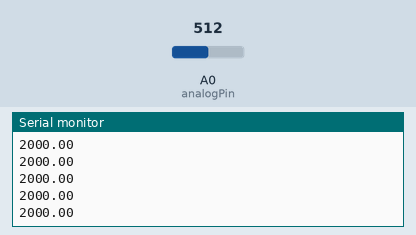
A sketch run on a simulated ESP8266 (NodeMCU). On the bench: the last lines printed to the serial monitor. The inputs (shaded band) are chosen by the test bench; at power-on: A0 (analogPin) = 512.

Above: at 1.2 s.
1.3 s: A0 (analogPin) set to 716
At 1.48 s:
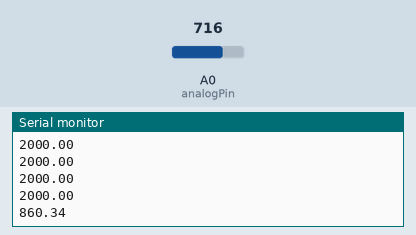
2.8 s: A0 (analogPin) set to 900
At 2.83 s:
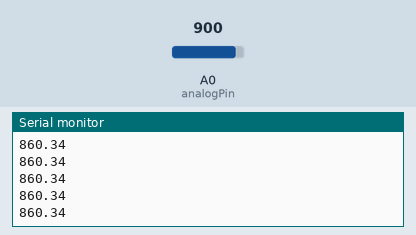
Timing chart, 0 to 5.8 s (numbered marks = the images above; inputs shaded):
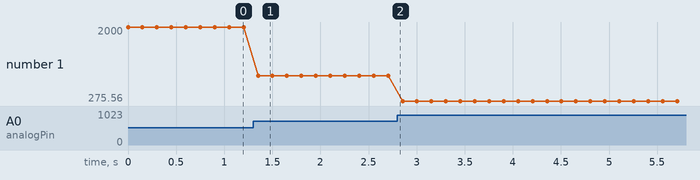

The sketch:

tester.ino
```cpp
int analogPin = A0;
int raw = 0;
float Vin = 3.28;
float Vout = 0;
float R1 = 2000;
float R2 = 0;
float RX = 100000;
float buffer = 0;
float down = 515;
//float up = 142;
float up = 107;
float cancel = 1379;
int infelicity = 20;


void setup(){
Serial.begin(9600);
}

void loop(){
  raw = analogRead(analogPin);
  if(raw){
    buffer = raw * Vin;
    Vout = (buffer)/1024.0;
    buffer = (Vin/Vout) - 1;
    R2= R1 * buffer;
//Check R2 and send Value
      if ( R2 <= (down + (down/100 * infelicity)) && R2 >= (down - (down/100 * infelicity))) { Serial.println("Value: Down");  }
      if ( R2 <= (up + (up/100 * infelicity)) && R2 >= (up - (up/100 * infelicity))) { Serial.println("Value: Up"); }
      if ( R2 <= (cancel + (cancel/100 * infelicity)) && R2 >= (cancel - (cancel/100 * infelicity))) { Serial.println("Value: Cancel"); }
      if ( R2 <= 0.5) { Serial.println("Value: OnOff"); }
      Serial.println(R2);
      delay(150);
  }
}
```

Measured:
- after the input at 1.3 s, the serial monitor: prints a new line after 0.05 s (image 1)
- plotted number 1: 2000 → 860.34 after the input at 1.3 s, 860.34 → 275.56 after the input at 2.8 s
